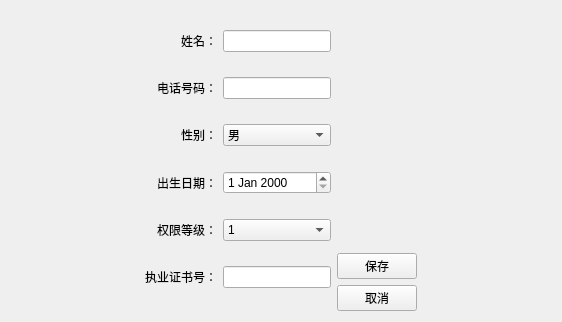
<?xml version="1.0" encoding="UTF-8"?>
<ui version="4.0">
 <class>DoctorEdit</class>
 <widget class="QWidget" name="DoctorEdit">
  <property name="geometry">
   <rect>
    <x>0</x>
    <y>0</y>
    <width>562</width>
    <height>322</height>
   </rect>
  </property>
  <property name="windowTitle">
   <string>编辑医生信息</string>
  </property>
  <layout class="QVBoxLayout" name="verticalLayout_2">
   <item>
    <layout class="QHBoxLayout" name="horizontalLayout">
     <item>
      <spacer name="horizontalSpacer">
       <property name="orientation">
        <enum>Qt::Horizontal</enum>
       </property>
       <property name="sizeHint" stdset="0">
        <size>
         <width>40</width>
         <height>20</height>
        </size>
       </property>
      </spacer>
     </item>
     <item>
      <layout class="QGridLayout" name="gridLayout">
       <item row="4" column="0">
        <widget class="QLabel" name="label_5">
         <property name="text">
          <string>权限等级：</string>
         </property>
         <property name="alignment">
          <set>Qt::AlignRight|Qt::AlignTrailing|Qt::AlignVCenter</set>
         </property>
        </widget>
       </item>
       <item row="0" column="1">
        <widget class="QLineEdit" name="name"/>
       </item>
       <item row="1" column="1">
        <widget class="QLineEdit" name="phoneNum"/>
       </item>
       <item row="2" column="0">
        <widget class="QLabel" name="label_3">
         <property name="text">
          <string>性别：</string>
         </property>
         <property name="alignment">
          <set>Qt::AlignRight|Qt::AlignTrailing|Qt::AlignVCenter</set>
         </property>
        </widget>
       </item>
       <item row="4" column="1">
        <widget class="QComboBox" name="pLevel">
         <item>
          <property name="text">
           <string>1</string>
          </property>
         </item>
         <item>
          <property name="text">
           <string>2</string>
          </property>
         </item>
        </widget>
       </item>
       <item row="1" column="0">
        <widget class="QLabel" name="label_2">
         <property name="text">
          <string>电话号码：</string>
         </property>
         <property name="alignment">
          <set>Qt::AlignRight|Qt::AlignTrailing|Qt::AlignVCenter</set>
         </property>
        </widget>
       </item>
       <item row="2" column="1">
        <widget class="QComboBox" name="gender">
         <item>
          <property name="text">
           <string>男</string>
          </property>
         </item>
         <item>
          <property name="text">
           <string>女</string>
          </property>
         </item>
        </widget>
       </item>
       <item row="3" column="0">
        <widget class="QLabel" name="label_4">
         <property name="text">
          <string>出生日期：</string>
         </property>
         <property name="alignment">
          <set>Qt::AlignRight|Qt::AlignTrailing|Qt::AlignVCenter</set>
         </property>
        </widget>
       </item>
       <item row="5" column="0">
        <widget class="QLabel" name="label_6">
         <property name="text">
          <string>执业证书号：</string>
         </property>
         <property name="alignment">
          <set>Qt::AlignRight|Qt::AlignTrailing|Qt::AlignVCenter</set>
         </property>
        </widget>
       </item>
       <item row="5" column="1">
        <widget class="QLineEdit" name="PCNO"/>
       </item>
       <item row="0" column="0">
        <widget class="QLabel" name="label">
         <property name="text">
          <string>姓名：</string>
         </property>
         <property name="alignment">
          <set>Qt::AlignRight|Qt::AlignTrailing|Qt::AlignVCenter</set>
         </property>
        </widget>
       </item>
       <item row="3" column="1">
        <widget class="QDateEdit" name="birthDate"/>
       </item>
      </layout>
     </item>
     <item>
      <layout class="QVBoxLayout" name="verticalLayout">
       <item>
        <spacer name="verticalSpacer">
         <property name="orientation">
          <enum>Qt::Vertical</enum>
         </property>
         <property name="sizeHint" stdset="0">
          <size>
           <width>20</width>
           <height>40</height>
          </size>
         </property>
        </spacer>
       </item>
       <item>
        <widget class="QPushButton" name="btnSave">
         <property name="text">
          <string>保存</string>
         </property>
        </widget>
       </item>
       <item>
        <widget class="QPushButton" name="btnCancel">
         <property name="text">
          <string>取消</string>
         </property>
        </widget>
       </item>
      </layout>
     </item>
     <item>
      <spacer name="horizontalSpacer_2">
       <property name="orientation">
        <enum>Qt::Horizontal</enum>
       </property>
       <property name="sizeHint" stdset="0">
        <size>
         <width>40</width>
         <height>20</height>
        </size>
       </property>
      </spacer>
     </item>
    </layout>
   </item>
  </layout>
 </widget>
 <resources/>
 <connections/>
</ui>
